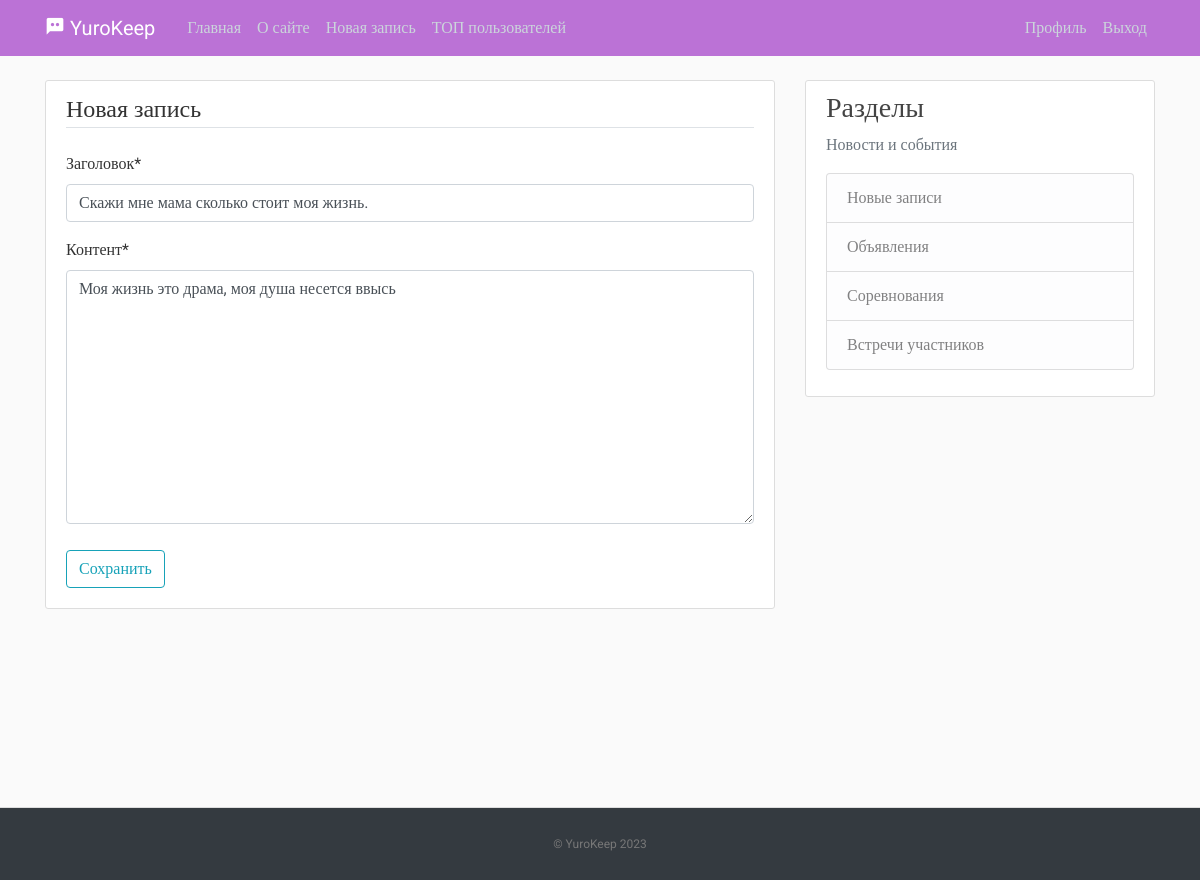
/post/25/update/ (signed in), run on the app's committed database.
### blog/models.py (models this page shows, shortened)
class Post(models.Model):
    title = models.CharField(max_length=100, verbose_name="заголовок")
    content = models.TextField(verbose_name="контент")
    data_posted = models.DateTimeField(default=timezone.now, verbose_name="дата публикации")
    author = models.ForeignKey(User, on_delete=models.CASCADE, verbose_name="автор")

### blog/views.py (the view)
# urls.py: path("post/<int:pk>/update/", views.PostUpdateView.as_view(), name="post_update"),
class PostUpdateView(LoginRequiredMixin, UserPassesTestMixin, UpdateView):
    model = Post
    fields = ["title", "content"]
    def test_func(self):
        post = self.get_object()
        if self.request.user == post.author:
            return True
        return False

### blog/templates/blog/post_form.html (shortened to what this page needs)
{% extends "blog/base.html" %}
{% load crispy_forms_tags %}
{% block content %}
    <div class="content-section">
        <form method="POST">
            <fieldset class="form-group">
                <legend class="border-bottom mb-4">Новая запись</legend>
                {{ form|crispy }}
            </fieldset>
            <div class="form-group">
                <button class="btn btn-outline-info" type="submit">Сохранить</button>
            </div>
        </form>
    </div>
{% endblock content %}

### blog/static/main.css (style rules this page uses)
﻿body, html { width:100%; height:100% }
body { margin:0; padding:0; background: #fafafa; color: #333333; margin-top: 5rem; font-family:Roboto; }
.content-section { background: #ffffff; padding: 10px 20px; border: 1px solid #dddddd; border-radius: 3px; margin-bottom: 20px; }
.form-group { margin-bottom: 10px; }

### data on the page
Post: title "Скажи мне мама сколько стоит моя жизнь.", content "Моя жизнь это драма, моя душа несется ввысь"
